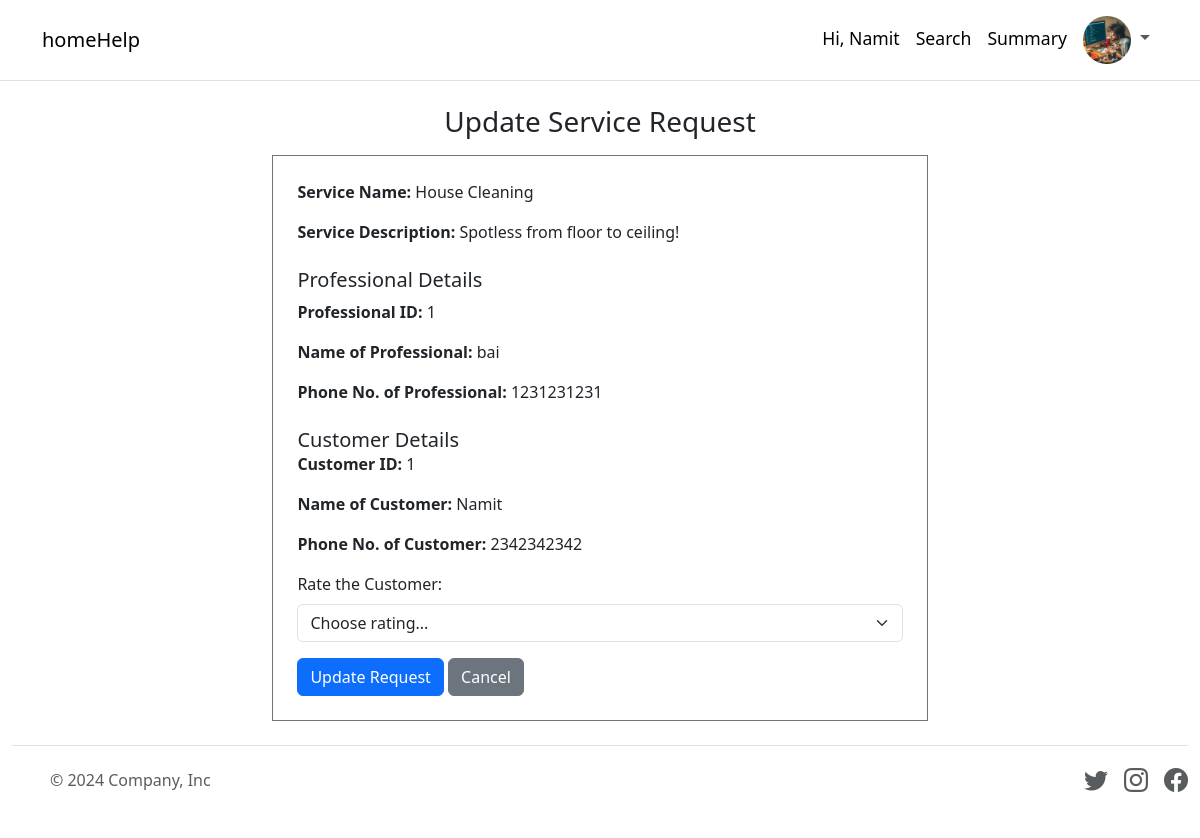
The page /update_service_request/1 (signed in) on the database its author committed.
### applications/models.py (models this page shows)
class Service(db.Model):
    service_id = db.Column(db.Integer, primary_key=True, autoincrement=True)
    category = db.Column(db.String(10))
    base_price = db.Column(db.Float, nullable=False)
    name = db.Column(db.String(50), nullable=False)
    description = db.Column(db.String(250), nullable=True)
    image = db.Column(db.String(100), nullable=True)
    service_requests = db.relationship('ServiceRequest', backref='service', lazy=True, cascade="all, delete-orphan")

class Professional(db.Model):
    id = db.Column(db.Integer, primary_key=True, autoincrement=True)
    name = db.Column(db.String(50), nullable=False)
    email = db.Column(db.String(120), unique=True, nullable=False)
    password = db.Column(db.String(15), nullable=False) # in future hash it and then store it
    phone_num = db.Column(db.String(10), nullable=False) # figure out the correct format for phone nums?
    area = db.Column(db.String(50), nullable=False)
    created_at = db.Column(db.Date, default=func.current_date())
    updated_at = db.Column(db.Date, default=func.current_date())
    profile_pic = db.Column(db.String(250), nullable=False, default="")
    approval_status = db.Column(db.Boolean, default=False, nullable=False)
    service_provided = db.Column(db.Integer, db.ForeignKey('service.service_id'), nullable=False)
    service = db.relationship('Service', backref='professionals', lazy=True)
    professional_ask = db.Column(db.Integer, nullable=True)
    experience = db.Column(db.Integer, nullable=False)
    rating = db.Column(db.Float, nullable=True)
    doc_path = db.Column(db.String(250), nullable=False, default="")

class Customer(db.Model):
    id = db.Column(db.Integer, primary_key=True, autoincrement=True)
    name = db.Column(db.String(50), nullable=False)
    email = db.Column(db.String(120), unique=True, nullable=False)
    password = db.Column(db.String(15), nullable=False) # in future hash it and then store it
    phone_num = db.Column(db.String(10), nullable=False) # figure out the correct format for phone nums?
    area = db.Column(db.String(50), nullable=False)
    date_joined = db.Column(db.Date, default=func.current_date())
    profile_pic = db.Column(db.String(250), nullable=True)
    flag = db.Column(db.Boolean, default=False)
    rating = db.Column(db.Float, nullable=True)

### applications/routes.py (the view, shortened to what this page needs)
@app.route('/update_service_request/<int:service_request_id>', methods=["GET", "POST"])
def update_service_request(service_request_id):
    service_request = ServiceRequest.query.get_or_404(service_request_id)
    if session.get('role') == "customer" and service_request.status != "completed":
        current_user_id = session.get('customer_id')
        if service_request.requested_by != current_user_id:
            flash("You are not authorized to update this service request.", 'danger')
            return redirect(url_for('my_service_requests'))
        if request.method == "GET":
            return render_template("update-service-request.html", service_request=service_request)

### template/update-service-request.html (shortened to what this page needs)
{% extends 'base.html' %}
{% block content %}
<div class="container mt-4">
    <h3 style="text-align: center;" class="mb-3">Update Service Request</h3>
    <div class="d-flex justify-content-center">
        <div class="border border-secondary" style="width: 60%;">
            <div class="p-4">
                <div class="mb-3">
                    <strong>Service Name:</strong> {{ service_request.service.name }}
                </div>
                <div class="mb-3">
                    <strong>Service Description:</strong> {{ service_request.service.description }}
                </div>
                <form method="POST" action="{{ url_for('update_service_request', service_request_id=service_request.service_request_id) }}">
                    <div class="mt-4">
                        <h5 class="">Professional Details</h5>
                    </div>
                    <div class="mb-3">
                        <strong>Professional ID:</strong> {{ service_request.professional.id }}
                    </div>
                    <div class="mb-3">
                        <strong>Name of Professional:</strong> {{ service_request.professional.name }}
                    </div>
                    <div class="mb-3">
                        <strong>Phone No. of Professional:</strong> {{ service_request.professional.phone_num }}
                    </div>
                    {% if service_request.status == 'completed' %}
                    <div class="mb-3">
                        <label for="service_rating" class="form-label">Rate the Service:</label>
                        <select class="form-select" id="service_rating" name="service_rating" required>
                            <option selected disabled>Choose rating...</option>
                            <option value="1">1</option>
                            <option value="2">2</option>
                            <option value="3">3</option>
                            <option value="4">4</option>
                            <option value="5">5</option>
                        </select>
                    </div>
                    <div class="mb-3">
                        <label for="remarks" class="form-label">Remarks:</label>
                        <textarea class="form-control" name="remarks" id="remarks" rows="3" placeholder="Any remarks..."></textarea>
                    </div>
                    {% elif service_request.status == 'closed' %}
                    <div class="mt-4">
                        <h5 class="card-title">Customer Details</h5>
                    </div>
                    <div class="mb-3">
                        <strong>Customer ID:</strong> {{ service_request.customer.id }}
                    </div>
                    <div class="mb-3">
                        <strong>Name of Customer:</strong> {{ service_request.customer.name }}
                    </div>
                    <div class="mb-3">
                        <strong>Phone No. of Customer:</strong> {{ service_request.customer.phone_num }}
                    </div>
                    <div class="mb-3">
                        <label for="customer_rating" class="form-label">Rate the Customer:</label>
                        <select class="form-select" id="customer_rating" name="customer_rating" required>
                            <option selected disabled>Choose rating...</option>
                        </select>
                    </div>
                    {% else %}
                    <div class="mb-3"> Rating and Remarks will be enabled after status becomes 'closed'
                    </div>
                    {% endif %}
                    <button type="submit" class="btn btn-primary">Update Request</button>
                    <a href="{{ url_for('my_service_requests') }}" class="btn btn-secondary">Cancel</a>
                </form>
            </div>
        </div>
    </div>
</div>
{% endblock %}

### rows shown on the page
Service: service.name "House Cleaning", service.description "Spotless from floor to ceiling!"
Professional: professional.id "1", professional.name "bai", professional.phone_num "1231231231"
Customer: customer.id "1", customer.name "Namit", customer.phone_num "2342342342"

### other values the page prints
{{ session['name'].capitalize() }} "Namit"
